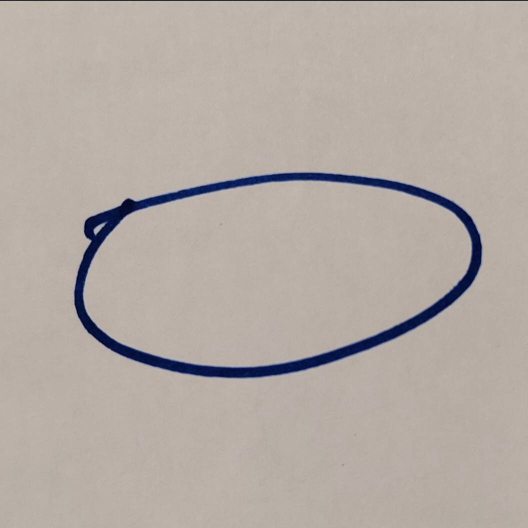
#> input picture L5_ShapeClassification/data/handdraw/circle_1.jpg, 1056 x 1056 px, given in place of other.if2.0490.png, which was not available (shown at 1/2 size)
$ python prepare.py
#> lines starting #> are read from the running program, lines starting #| are printed output that depends on the picture; pictures that were not available may be replaced by others from this repository, and a replacement may not be noted
import imageio
import numpy as np
import os
from pathlib import Path
from six.moves import cPickle as pickle
import ntpath
from sklearn.model_selection import train_test_split
import cv2


"""
准备数据流程：
从源网站下载到本地后，原始数据经过的一系列处理流程，最后得到train/val/test三个npz文件用于模型训练和测试。
1. 数据集来源：
HDS（https://github.com/frobertpixto/hand-drawn-shapes-dataset/tree/main）
quickdraw（https://quickdraw.withgoogle.com/data）
2. 数据集处理流程：
黑白反向
尺寸放缩为224*224
处理为circle/rectangle/triangle/star4类
train/valid/test比例分配
"""

# path configuration:
HDS_BASEDIR = 'dataset/hand-drawn-shapes-dataset'
HDS_DATA_DIR = os.path.join(HDS_BASEDIR,'data')
HDS_PICKLE_DIR = os.path.join(HDS_BASEDIR,'pickles')
HDS_TRAIN_DATAFILE = os.path.join(HDS_PICKLE_DIR,'train.pickle')
HDS_VAL_DATAFILE = os.path.join(HDS_PICKLE_DIR,'val.pickle')
HDS_TEST_DATAFILE = os.path.join(HDS_PICKLE_DIR,'test.pickle')
HDS_STAR_DATAFILE = os.path.join(HDS_PICKLE_DIR,'star.pickle')

HDS_output_labels = [
'other',     #    0
'ellipse',   #    1
'rectangle', #    2
'triangle']  #    3


quickdraw_BASEDIR = 'dataset/quickdraw'
quickdraw_DATA_DIR= os.path.join(quickdraw_BASEDIR,'data')

quickdraw_output_labels = [
    'circle',   #    0
    'rectangle', #    1
    'triangle', # 2
    'star']  # 3

mix_BASEDIR='dataset/data'


class HDS_preprocess:
    def __init__(self):
        self.pixel_depth = 255.0

    # [12 lines left out: function get_label_for_shape, not called in this run]

    # Functions for getting array of directory paths and array of file paths
    def get_dir_paths(self,root):
        return [os.path.join(root, n) for n in sorted(os.listdir(root)) if os.path.isdir(os.path.join(root, n))]

    def get_file_paths(self,root):
        return [os.path.join(root, n) for n in sorted(os.listdir(root)) if os.path.isfile(os.path.join(root, n))]

    def path_leaf(self,path):
        head, tail = ntpath.split(path)
        return tail or ntpath.basename(head)

    # Normalize image by pixel depth by making it white on black instead of black on white
    # [8 lines left out: function normalize_image, not called in this run]

    def save_to_pickle(self,pickle_file, object, force=True):
        """
        Save an object to a pickle file
        """
#> called with force = True
        if os.path.exists(pickle_file) and not force:
            print(f'{pickle_file} already present, skipping pickling')
        else:
            try:
                with open(pickle_file, 'wb') as file:
                    pickle.dump(object, file, pickle.HIGHEST_PROTOCOL)
#> (this line was passed over: six is not available in this run)
            except Exception as e:
                print(f'Unable to save object to {pickle_file}: {e}')
                raise

    # [29 lines left out: function load_images_for_shape, not called in this run]


    def load_images_for_user(self,user_directory, pixel_depth,
                         user_images, user_images_label,
                            verbose=False):
        """
        Load all images for a specific user
        """

        images_dir = os.path.join(user_directory, "images")

        if verbose:
            print("directory for load_images_for_shapes: ", images_dir)

        shape_dirs = self.get_dir_paths(images_dir)
        for dir in shape_dirs:
            label = self.get_label_for_shape(dir)
            if label >= 0:
                self.load_images_for_shape(dir, pixel_depth, user_images, user_images_label, label)

    def save_dataset(self,data_paths,users,save_path):
        user_images = []
        user_images_label = []
        for user_dir in data_paths:
            user_id = user_dir[-3:] # User unique id is the last 3 letters
            if user_id in users:
                self.load_images_for_user(user_dir, self.pixel_depth, user_images, user_images_label)

        data = np.array(user_images)
        labels = np.array(user_images_label)
        # Save train data to single pickle file
        self.save_to_pickle(
            save_path,
            {
                'data': data,
                'labels': labels
            }
        )
        print('Pickle saved in: ', save_path)

    # 选出星星图片：
    def save_star(self,data_path,output_labels,save_path):
        # 提前检查挑选出的文件名：
#> called with data_path = 'dataset/hand-drawn-shapes-dataset/data'
        starfilelist = ['other.if2.0490',
            'other.if2.0491',
            'other.if2.0492',
            'other.if2.0493',
            'other.if2.0494',
            'other.if2.0495',
            'other.if2.0496',
            'other.if2.0497',
            'other.il1.0016',
            'other.il1.0133',
            'other.il1.1076',
            'other.il1.1077',
            'other.il1.1078']
        starpath_list = []
        for l in starfilelist:
            user_name = l.split('.')[1]
            star_path = os.path.join(data_path,'user.{}'.format(user_name),'images','other',l+'.png')
            starpath_list.append(star_path)

        # 保存星星图像至pickel路径
        star_array = []
        for image_file in starpath_list:
            array = cv2.imread(image_file)
#> array is the input picture: shape (1056, 1056, 3); mean B, G, R 163.9, 170.5, 179.5
            image_data_all_channels = 255 - array # 黑底白字
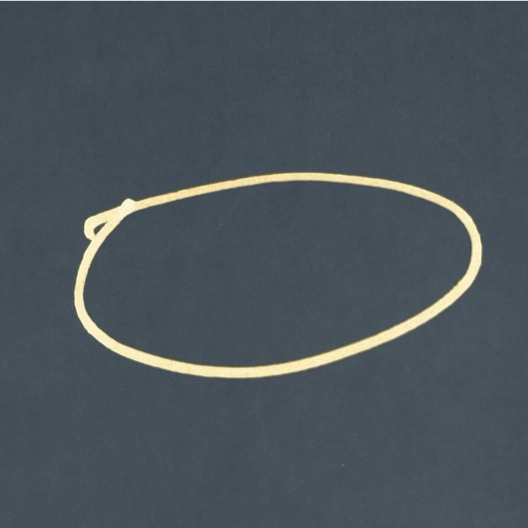
#> image_data_all_channels: shape (1056, 1056, 3) (shown at 1/2 size); mean B, G, R 91.1, 84.5, 75.5
            image_data = cv2.cvtColor(image_data_all_channels, cv2.COLOR_BGR2GRAY) # 单通道
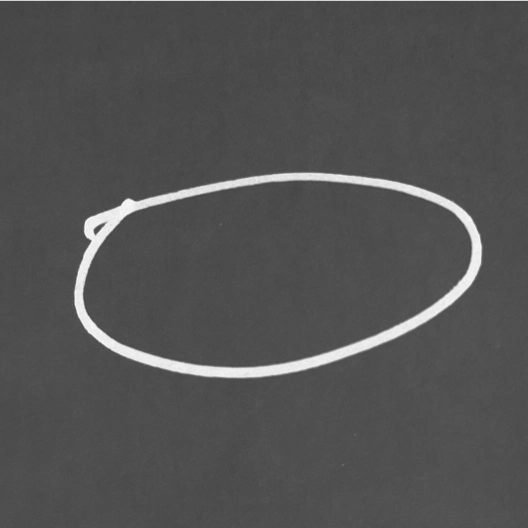
#> image_data: shape (1056, 1056) (shown at 1/2 size); min 61, max 254, mean 82.5
            star_array.append(image_data)
#> pass 2 of the loop in save_star, `for image_file in starpath_list:`:
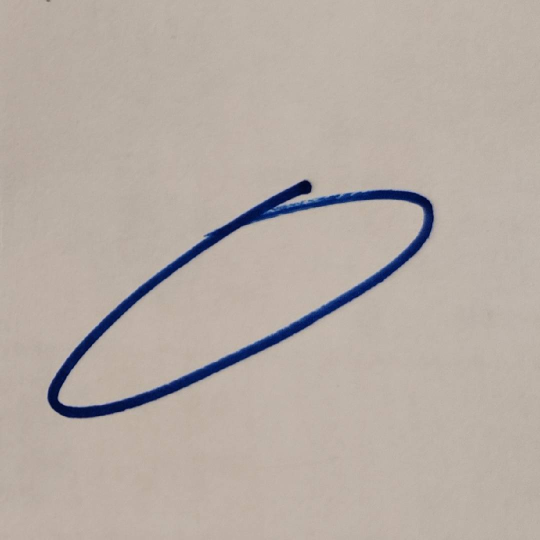
#> input picture L5_ShapeClassification/data/handdraw/circle_2.jpg, 1080 x 1080 px, given in place of other.if2.0491.png, which was not available (shown at 1/2 size)
#> in save_star, array is the input picture: shape (1080, 1080, 3); mean B, G, R 164.7, 172, 182.2
#> in save_star, `image_data_all_channels = 255 - array`:
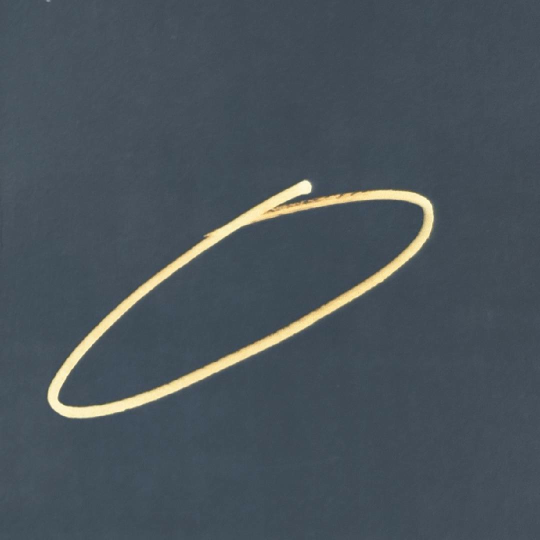
#> image_data_all_channels: shape (1080, 1080, 3) (shown at 1/2 size); mean B, G, R 90.3, 83, 72.8
#> in save_star, `image_data = cv2.cvtColor(image_data_all_channels, cv2.COLOR_BGR2GRAY)`:
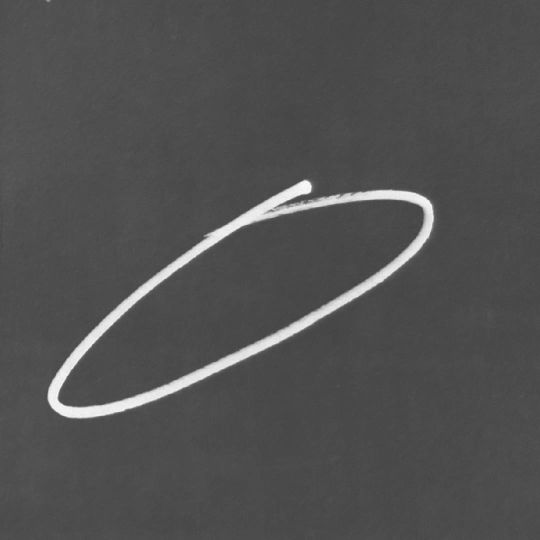
#> image_data: shape (1080, 1080) (shown at 1/2 size); min 57, max 253, mean 80.7

        star_array = np.array(star_array)
        star_label = np.array([output_labels.index('star')]*len(star_array))
        # Save train data to single pickle file
        self.save_to_pickle(
            save_path,
            {
                'data': star_array,
                'labels': star_label
            }
        )
        print('Pickle saved in: ',save_path)


def get_HDS_dataset():
    # Create Pickle directory
    Path(HDS_PICKLE_DIR).mkdir(parents=True, exist_ok=True)

    # process method:
    preprocessor = HDS_preprocess()

    # Define the Users for the validation set and the test set
    # The Rest will go in the Training set
    # The following definitions are arbitrary, but this is balanced and works well.
    validation_users = ['crt', 'il1', 'lts', 'mrt', 'nae']
    test_users =  ['u01', 'u17', 'u18', 'u19']
    data_paths = preprocessor.get_dir_paths(HDS_DATA_DIR)
    train_users = []
    for user_dir in data_paths:
        user_id = user_dir[-3:] # User unique id is the last 3 letters
        if user_id not in validation_users and user_id not in test_users:
            train_users.append(user_id)


    # Save training set：
    preprocessor.save_dataset(data_paths,train_users,HDS_TRAIN_DATAFILE)
    # Save validation set:
    preprocessor.save_dataset(data_paths,validation_users,HDS_VAL_DATAFILE)
    # Save testing set:
    preprocessor.save_dataset(data_paths,test_users,HDS_TEST_DATAFILE)

    # save star
    preprocessor.save_star(HDS_DATA_DIR,quickdraw_output_labels,HDS_STAR_DATAFILE)


class quickdraw_preprocess:
    # [57 lines left out: functions get_label_path, train_val_test_split, load_save_data, make_dataset, get_quickdraw_dataset, not called in this run]


class mix_preprocess:
    # [116 lines left out: functions label_map, hds_modify, quickdraw_dataload, mix_dataset, not called in this run]


if __name__ == '__main__':
#> (the run stopped early here; a loop or call above may not have finished)
